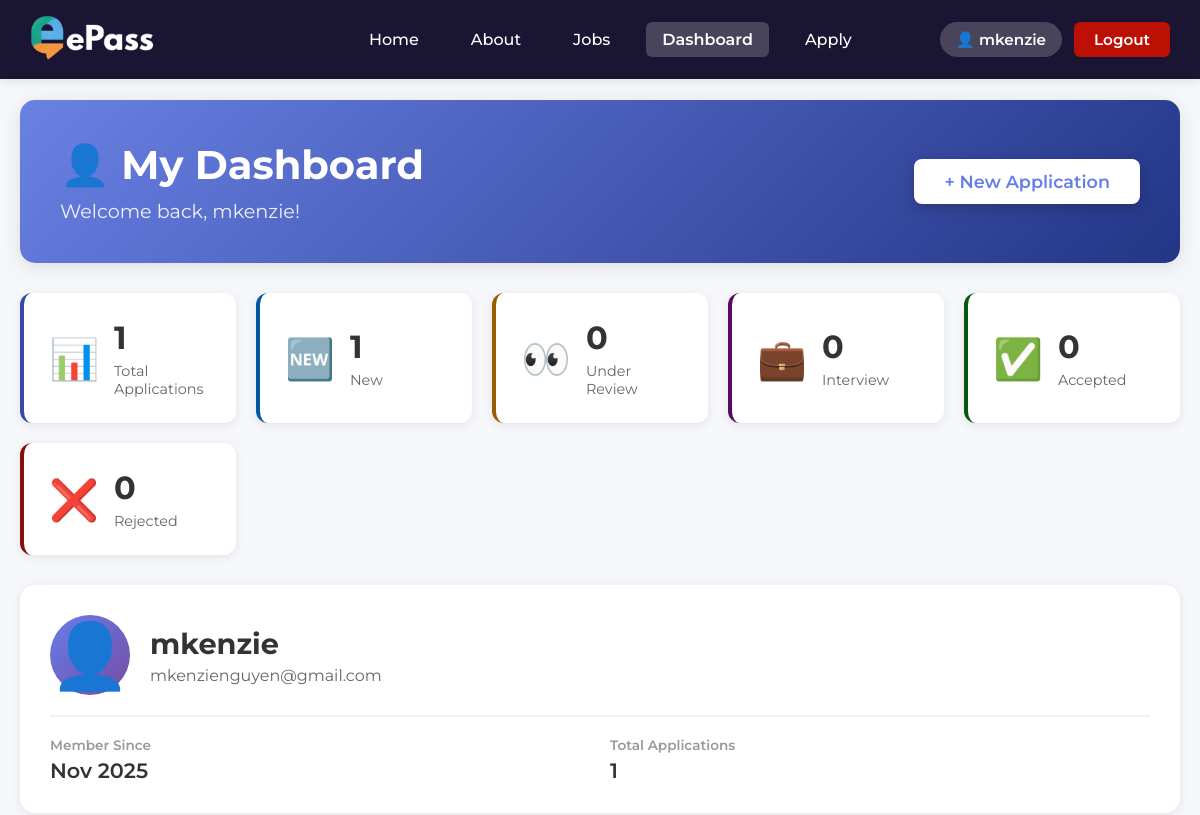
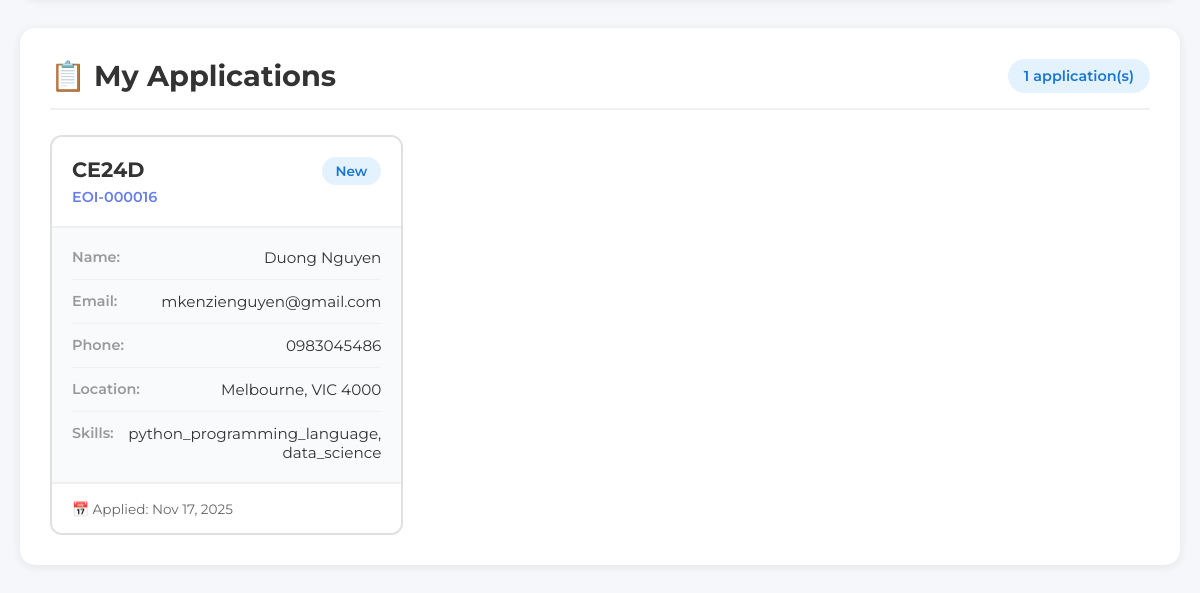
Page /dashboard.php (signed in) on the earlier database version (2 pictures, top to bottom).
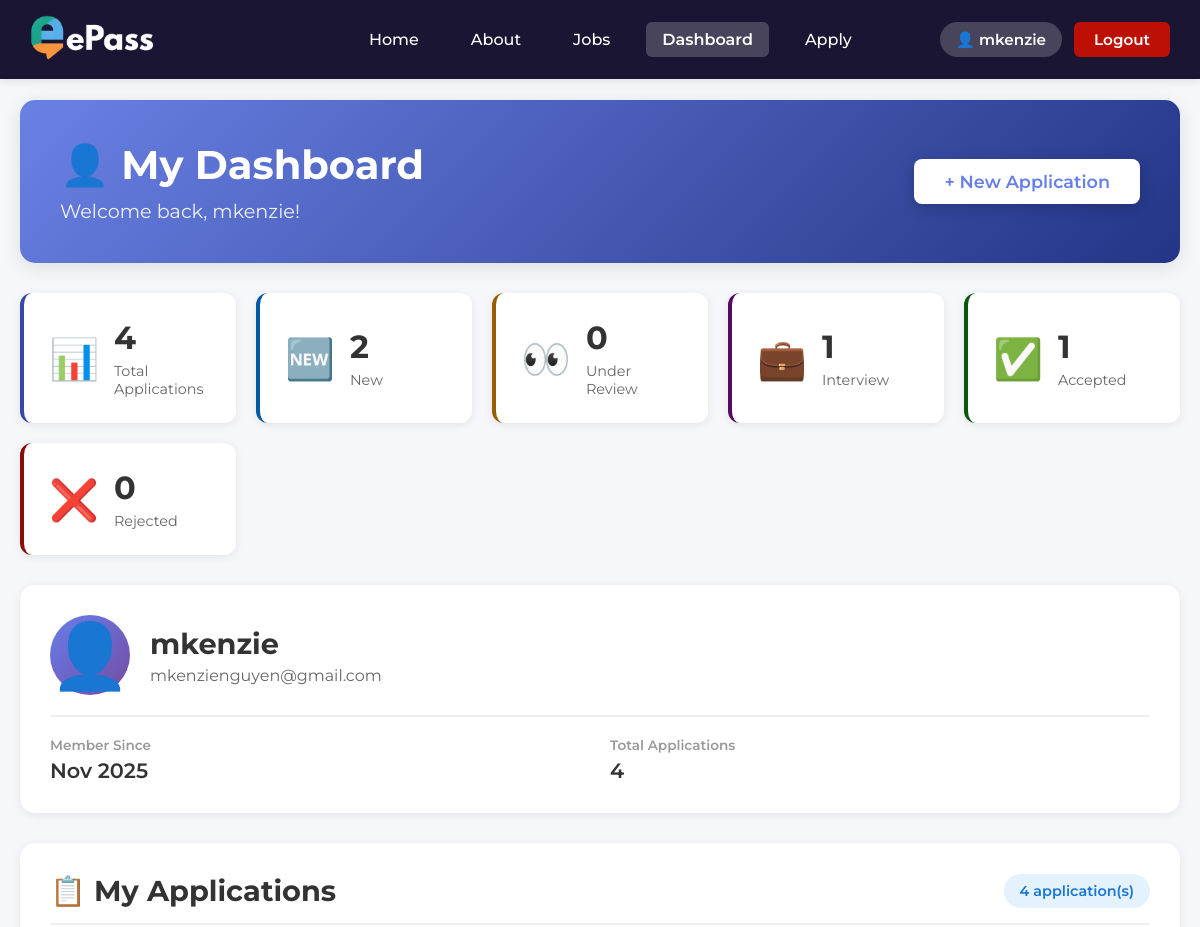
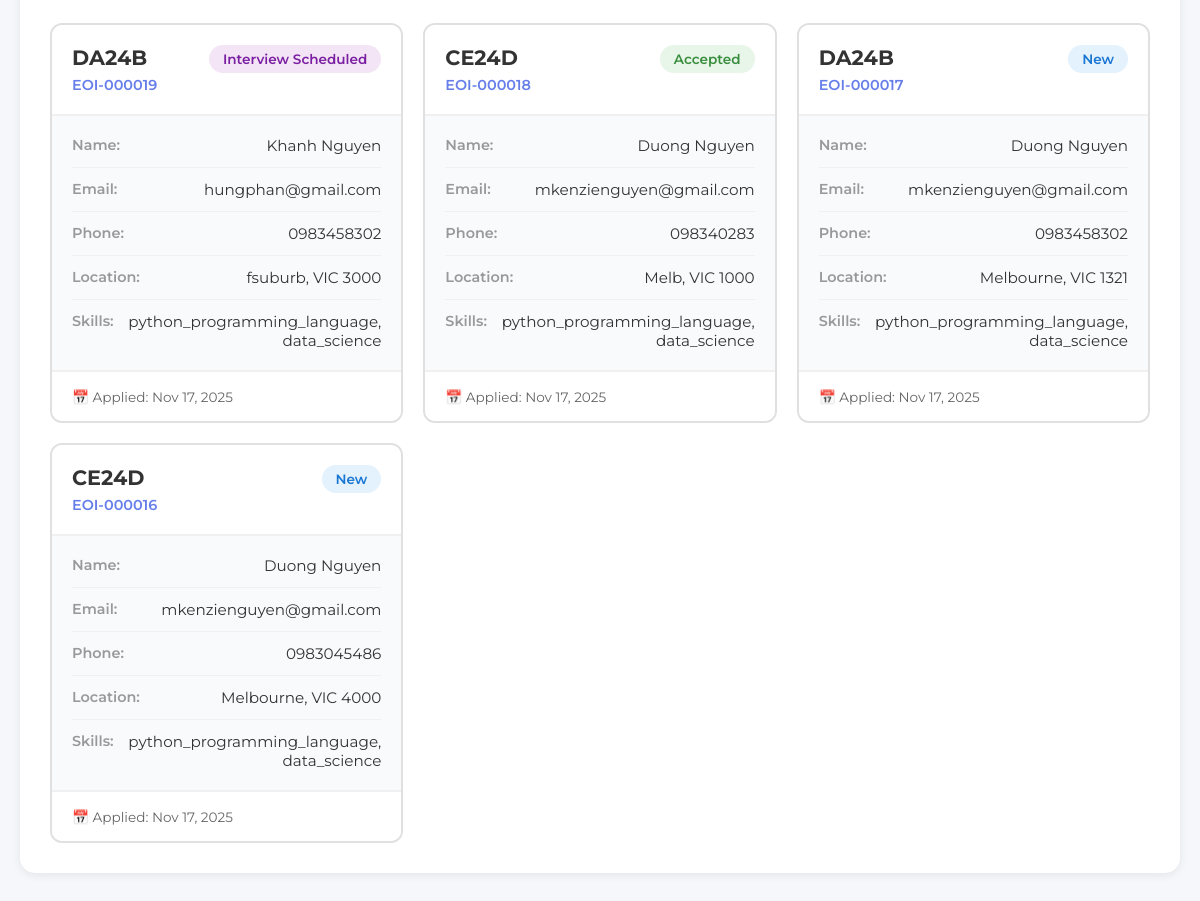
Same page on the later database version (2 pictures, top to bottom).
### tables this page shows
CREATE TABLE `eoi` (
  `EOInumber` int(11) NOT NULL,
  `user_id` int(11) DEFAULT NULL,
  `jobref` varchar(5) NOT NULL,
  `Fname` varchar(20) NOT NULL,
  `Lname` varchar(20) NOT NULL,
  `dob` varchar(10) NOT NULL,
  `gender` enum('Male','Female') NOT NULL,
  `street` varchar(40) NOT NULL,
  `suburbtown` varchar(40) NOT NULL,
  `state` varchar(3) NOT NULL,
  `postcode` varchar(4) NOT NULL,
  `email` varchar(50) NOT NULL,
  `phone` varchar(12) NOT NULL,
  `skills` varchar(200) NOT NULL,
  `otherskills` text NOT NULL,
  `status` enum('New','Under Review','Interview Scheduled','Accepted','Rejected') DEFAULT 'New',
  `created_at` timestamp NOT NULL DEFAULT current_timestamp()
);

### init_session.php (called while the page is built, shortened)
<?php
function isUserLoggedIn() {
    return isset($_SESSION['logged_in']) && $_SESSION['logged_in'] === true;
}
function getCurrentUsername() {
    return isUserLoggedIn() ? $_SESSION['username'] : null;
}
?>

### user-nav.inc (called while the page is built, shortened)
<?php
require_once('init_session.php');
$is_logged_in = isUserLoggedIn();
$username = $is_logged_in ? getCurrentUsername() : '';
?>

### dashboard.php (the view, shortened to what the changed rows need)
<?php
require_once('init_session.php');
require_once('settings.php');
$conn = mysqli_connect($host, $user, $pwd, $sql_db);
$user_id = $_SESSION['user_id'];
$query = "SELECT * FROM eoi WHERE user_id = ? ORDER BY EOInumber DESC";
$stmt = mysqli_prepare($conn, $query);
mysqli_stmt_bind_param($stmt, "i", $user_id);
mysqli_stmt_execute($stmt);
$result = mysqli_stmt_get_result($stmt);
$applications = [];
if ($result) {
    $applications = mysqli_fetch_all($result, MYSQLI_ASSOC);
}
$stats_query = "SELECT
    COUNT(*) as total,
    SUM(CASE WHEN status = 'New' THEN 1 ELSE 0 END) as new_count,
    SUM(CASE WHEN status = 'Under Review' THEN 1 ELSE 0 END) as review_count,
    SUM(CASE WHEN status = 'Interview Scheduled' THEN 1 ELSE 0 END) as interview_count,
    SUM(CASE WHEN status = 'Accepted' THEN 1 ELSE 0 END) as accepted_count,
    SUM(CASE WHEN status = 'Rejected' THEN 1 ELSE 0 END) as rejected_count
    FROM eoi WHERE user_id = ?";
$stats_stmt = mysqli_prepare($conn, $stats_query);
mysqli_stmt_bind_param($stats_stmt, "i", $user_id);
mysqli_stmt_execute($stats_stmt);
$stats_result = mysqli_stmt_get_result($stats_stmt);
$stats = mysqli_fetch_assoc($stats_result);
?>
<!DOCTYPE html>
<html lang="en">
<head>
    <link rel="stylesheet" href="styles/dashboard.css">
</head>
<body>
    <?php include 'user-nav.inc'; ?>
    <div class="dashboard-container">
        <div class="dashboard-header">
            <div class="header-content">
                <h1>👤 My Dashboard</h1>
            </div>
        </div>
        <div class="stats-grid">
            <div class="stat-card total">
                <div class="stat-info">
                    <h3><?php echo $stats['total']; ?></h3>
                    <p>Total Applications</p>
                </div>
            </div>
            <div class="stat-card new">
                <div class="stat-info">
                    <h3><?php echo $stats['new_count']; ?></h3>
                    <p>New</p>
                </div>
            </div>
            <div class="stat-card interview">
                <div class="stat-info">
                    <h3><?php echo $stats['interview_count']; ?></h3>
                    <p>Interview</p>
                </div>
            </div>
            <div class="stat-card accepted">
                <div class="stat-info">
                    <h3><?php echo $stats['accepted_count']; ?></h3>
                    <p>Accepted</p>
                </div>
            </div>
        </div>
        <div class="profile-section">
            <div class="profile-card">
                <div class="profile-header">
                    <div class="profile-info">
                        <h2><?php echo htmlspecialchars($username); ?></h2>
                    </div>
                </div>
                <div class="profile-stats">
                    <div class="profile-stat">
                        <span class="stat-label">Total Applications</span>
                        <span class="stat-value"><?php echo $stats['total']; ?></span>
                    </div>
                </div>
            </div>
        </div>
        <div class="applications-section">
            <div class="section-header">
                <h2>📋 My Applications</h2>
                <?php if (empty($applications)): ?>
                    <span class="empty-badge">No applications yet</span>
                <?php else: ?>
                    <span class="count-badge"><?php echo count($applications); ?> application(s)</span>
                <?php endif; ?>
            </div>
            <?php if (empty($applications)): ?>
                <div class="empty-state">
                    <div class="empty-icon">📝</div>
                    <h3>No Applications Yet</h3>
                    <p>You haven't submitted any job applications. Start your journey with us!</p>
                    <a href="jobs.php" class="btn btn-primary">Browse Jobs</a>
                </div>
            <?php else: ?>
                <div class="applications-grid">
                    <?php foreach ($applications as $app): ?>
                        <div class="application-card">
                            <div class="card-header">
                                <div class="job-info">
                                    <h3><?php echo htmlspecialchars($app['jobref']); ?></h3>
                                    <span class="eoi-number">EOI-<?php echo str_pad($app['EOInumber'], 6, '0', STR_PAD_LEFT); ?></span>
                                </div>
                                <span class="status-badge status-<?php echo strtolower(str_replace(' ', '-', $app['status'])); ?>">
                                    <?php echo htmlspecialchars($app['status']); ?>
                                </span>
                            </div>
                            <div class="card-body">
                                <div class="info-row">
                                    <span class="label">Name:</span>
                                    <span class="value"><?php echo htmlspecialchars($app['Fname'] . ' ' . $app['Lname']); ?></span>
                                </div>
                                <div class="info-row">
                                    <span class="label">Email:</span>
                                    <span class="value"><?php echo htmlspecialchars($app['email']); ?></span>
                                </div>
                                <div class="info-row">
                                    <span class="label">Phone:</span>
                                    <span class="value"><?php echo htmlspecialchars($app['phone']); ?></span>
                                </div>
                                <div class="info-row">
                                    <span class="label">Location:</span>
                                    <span class="value"><?php echo htmlspecialchars($app['suburbtown'] . ', ' . $app['state'] . ' ' . $app['postcode']); ?></span>
                                </div>
                                <div class="info-row">
                                    <span class="label">Skills:</span>
                                    <span class="value"><?php echo htmlspecialchars($app['skills']); ?></span>
                                </div>
                            </div>
                            <div class="card-footer">
                                <span class="date">
                                    📅 Applied: <?php echo isset($app['created_at']) ? date('M j, Y', strtotime($app['created_at'])) : 'N/A'; ?>
                                </span>
                            </div>
                        </div>
                    <?php endforeach; ?>
                </div>
            <?php endif; ?>
        </div>
    </div>
</body>
</html>

Differences in the rows shown:
added eoi: jobref "DA24B", EOInumber "000019", status "Interview Scheduled", Fname+Lname "Khanh Nguyen", email "hungphan@gmail.com", phone "0983458302", suburbtown+state+postcode "fsuburb, VIC 3000", skills "python_programming_language, data_science", created_at "Nov 17, 2025"
added eoi: jobref "CE24D", EOInumber "000018", status "Accepted", Fname+Lname "Duong Nguyen", email "mkenzienguyen@gmail.com", phone "098340283", suburbtown+state+postcode "Melb, VIC 1000", skills "python_programming_language, data_science", created_at "Nov 17, 2025"
added eoi: jobref "DA24B", EOInumber "000017", status "New", Fname+Lname "Duong Nguyen", email "mkenzienguyen@gmail.com", phone "0983458302", suburbtown+state+postcode "Melbourne, VIC 1321", skills "python_programming_language, data_science", created_at "Nov 17, 2025"
Other differences:
$stats['total']: "1" → "4"
$stats['new_count']: "1" → "2"
$stats['interview_count']: "0" → "1"
$stats['accepted_count']: "0" → "1"
count($applications): "1" → "4"
